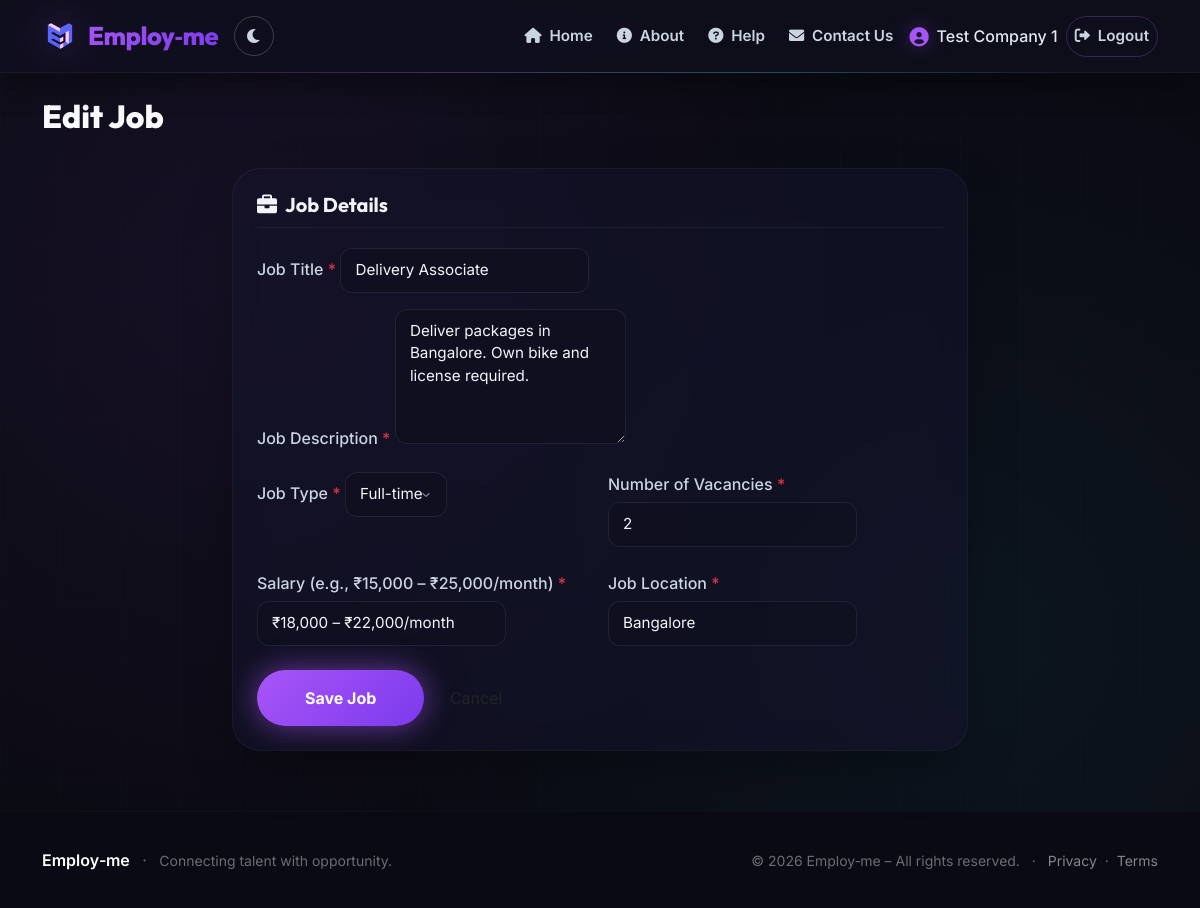
/job/edit/1 (signed in), run on the app's committed database.
### models.py (models this page shows)
class User(UserMixin, db.Model):
    id = db.Column(db.Integer, primary_key=True)
    email = db.Column(db.String(120), unique=True, nullable=False)
    password_hash = db.Column(db.String(128), nullable=False)
    role = db.Column(db.String(20), nullable=False)  # 'jobseeker' or 'employer'
    name = db.Column(db.String(100), nullable=False)
    created_at = db.Column(db.DateTime, default=datetime.utcnow)
    profile = db.relationship('JobSeekerProfile', backref='user', uselist=False,
                              cascade='all, delete-orphan')
    employer_profile = db.relationship('EmployerProfile', backref='user', uselist=False,
                                       cascade='all, delete-orphan')

class Job(db.Model):
    id = db.Column(db.Integer, primary_key=True)
    employer_id = db.Column(db.Integer, db.ForeignKey('employer_profile.id'), nullable=False)
    employer_name = db.Column(db.String(100), nullable=False)
    employer_address = db.Column(db.String(300), nullable=False)
    employer_mobile = db.Column(db.String(15), nullable=False)
    employer_city = db.Column(db.String(100), nullable=False)
    employer_state = db.Column(db.String(100), nullable=False)
    employer_pincode = db.Column(db.String(10), nullable=False)
    job_name = db.Column(db.String(200), nullable=False)
    job_description = db.Column(db.Text, nullable=False)
    job_type = db.Column(db.String(50), nullable=False)
    committed_salary = db.Column(db.String(100))
    location = db.Column(db.String(200))
    vacancies = db.Column(db.Integer, default=1)
    status = db.Column(db.String(20), default='Open')
    deleted = db.Column(db.Boolean, default=False, nullable=False)   # <-- soft delete
    created_at = db.Column(db.DateTime, default=datetime.utcnow)
    updated_at = db.Column(db.DateTime, default=datetime.utcnow, onupdate=datetime.utcnow)
    employer = db.relationship('EmployerProfile', backref='jobs')
    applications = db.relationship('JobApplication', backref='job')

### app.py (the view, shortened to what this page needs)
@app.route('/job/edit/<int:job_id>', methods=['GET', 'POST'])
@login_required
@role_required('employer')
@payment_required
def edit_job(job_id):
    job = Job.query.get_or_404(job_id)
    employer = EmployerProfile.query.filter_by(user_id=current_user.id).first()
    if not employer or job.employer_id != employer.id:
        flash('Access denied.', 'danger')
        return redirect(url_for('my_jobs'))
    if not employer.verified:
        return redirect(url_for('verification_pending'))
    form = JobForm(obj=job)
    if request.method == 'GET':
        form.vacancies.data = str(job.vacancies)
    return render_template('create_job.html', form=form, edit_mode=True, job=job)

### forms.py
class JobForm(FlaskForm):
    job_name = StringField('Job Title', validators=[DataRequired(), Length(max=200)])
    job_description = TextAreaField('Job Description', validators=[DataRequired()])
    job_type = SelectField('Job Type', choices=[
        ('Full-time', 'Full-time'),
        ('Part-time', 'Part-time'),
        ('Contract', 'Contract'),
        ('Freelance', 'Freelance'),
        ('Internship', 'Internship')
    ], validators=[DataRequired()])
    committed_salary = StringField('Salary (e.g., ₹15,000 – ₹25,000/month)', validators=[DataRequired(), Length(max=100)])
    location = StringField('Job Location', validators=[DataRequired(), Length(max=200)])
    vacancies = StringField('Number of Vacancies', validators=[DataRequired()])
    submit = SubmitField('Save Job')

### app.py (called while the page is built)
@login_manager.user_loader
def load_user(user_id):
    return db.session.get(User, int(user_id))   # instead of User.query.get

def role_required(role):
    def decorator(func):
        from functools import wraps
        @wraps(func)
        def wrapper(*args, **kwargs):
            if not current_user.is_authenticated or current_user.role != role:
                flash('Access denied.', 'danger')
                return redirect(url_for('index'))
            return func(*args, **kwargs)
        return wrapper
    return decorator

def payment_required(f):
    from functools import wraps
    @wraps(f)
    @login_required
    def decorated(*args, **kwargs):
        if current_user.role == 'jobseeker':
            profile = JobSeekerProfile.query.filter_by(user_id=current_user.id).first()
        else:
            profile = EmployerProfile.query.filter_by(user_id=current_user.id).first()
        if not profile or profile.payment_status != 'success':
            flash('Please complete the payment to access this feature.', 'warning')
            if current_user.role == 'jobseeker':
                return redirect(url_for('jobseeker_dashboard'))
            else:
                return redirect(url_for('employer_profile'))   # changed from 'index' to 'employer_profile'
        return f(*args, **kwargs)
    return decorated

### templates/create_job.html (shortened to what this page needs)
{% extends "base.html" %}
{% block content %}
<div class="d-flex justify-content-between align-items-center mb-4">
    <h2 style="font-family: var(--font-display); font-weight: 800; color: #F8FAFC;">
        {% if edit_mode %}Edit Job{% else %}Create Job{% endif %}
    </h2>
</div>
<div class="row justify-content-center">
    <div class="col-md-8">
        <div class="card-modern p-4">
            <form method="POST" novalidate>
                <h5 class="section-title"><i class="fas fa-briefcase me-2"></i>Job Details</h5>
                <div class="mb-3">
                    <label class="form-label-custom">{{ form.job_name.label.text }} <span class="text-danger">*</span></label>
                    {{ form.job_name(class="form-control-dark", placeholder="e.g., Delivery Boy, Sales Executive") }}
                </div>
                <div class="mb-3">
                    <label class="form-label-custom">{{ form.job_description.label.text }} <span class="text-danger">*</span></label>
                    {{ form.job_description(class="form-control-dark", rows="5", placeholder="Describe the role, responsibilities, and requirements...") }}
                </div>
                <div class="row g-3">
                    <div class="col-md-6">
                        <label class="form-label-custom">{{ form.job_type.label.text }} <span class="text-danger">*</span></label>
                        {{ form.job_type(class="form-select-dark") }}
                    </div>
                    <div class="col-md-6">
                        <label class="form-label-custom">{{ form.vacancies.label.text }} <span class="text-danger">*</span></label>
                        {{ form.vacancies(class="form-control-dark", placeholder="e.g., 5") }}
                    </div>
                </div>
                <div class="row g-3 mt-2">
                    <div class="col-md-6">
                        <label class="form-label-custom">{{ form.committed_salary.label.text }} <span class="text-danger">*</span></label>
                        {{ form.committed_salary(class="form-control-dark", placeholder="e.g., ₹15,000 – ₹25,000/month") }}
                    </div>
                    <div class="col-md-6">
                        <label class="form-label-custom">{{ form.location.label.text }} <span class="text-danger">*</span></label>
                        {{ form.location(class="form-control-dark", placeholder="e.g., Mumbai, Delhi") }}
                    </div>
                </div>
                <div class="mt-4">
                    {{ form.submit(class="btn btn-primary-gradient px-5") }}
                    <a href="{{ url_for('my_jobs') }}" class="btn btn-outline-soft ms-2">Cancel</a>
                </div>
            </form>
        </div>
    </div>
</div>
{% endblock %}

### templates/base.html (shortened to what this page needs)
<!DOCTYPE html>
<html lang="en">
<head>
    <link href="https://cdn.jsdelivr.net/npm/bootstrap@5.3.0-alpha1/dist/css/bootstrap.min.css" rel="stylesheet" />
    <link rel="stylesheet" href="https://cdnjs.cloudflare.com/ajax/libs/font-awesome/6.0.0/css/all.min.css" />
</head>
<body>
    <nav class="navbar navbar-expand-lg navbar-custom sticky-top">
        <div class="container">
            <a class="navbar-brand" href="{{ url_for('index') }}">
                <img src="{{ url_for('static', filename='images/logo.png') }}" alt="Employ-me logo" />
                <span>Employ‑me</span>
            </a>
            <div class="d-flex align-items-center gap-2">
                <button class="theme-toggle-btn" id="themeToggle" aria-label="Toggle light/dark theme">
                    <i class="fas fa-moon" id="themeIcon"></i>
                </button>
            </div>
            <div class="collapse navbar-collapse" id="navbarNav">
                <ul class="navbar-nav ms-auto align-items-lg-center gap-1 gap-lg-2">
                    <li class="nav-item">
                        <a class="nav-link" href="{{ url_for('index') }}">
                            <i class="fas fa-home me-1"></i> Home
                        </a>
                    </li>
                    <li class="nav-item">
                        <a class="nav-link" href="{{ url_for('about') }}">
                            <i class="fas fa-info-circle me-1"></i> About
                        </a>
                    </li>
                    <li class="nav-item">
                        <a class="nav-link" href="{{ url_for('help') }}">
                            <i class="fas fa-question-circle me-1"></i> Help
                        </a>
                    </li>
                    <li class="nav-item">
                        <a class="nav-link" href="{{ url_for('contact') }}">
                            <i class="fas fa-envelope me-1"></i> Contact Us
                        </a>
                    </li>
                    {% if current_user.is_authenticated %}
                        <li class="nav-item">
                            <span class="navbar-text">
                                <i class="fas fa-user-circle"></i>
                                {{ current_user.name }}
                            </span>
                        </li>
                        <li class="nav-item">
                            <a class="nav-link btn-outline-custom" href="{{ url_for('logout') }}">
                                <i class="fas fa-sign-out-alt me-1"></i> Logout
                            </a>
                        </li>
                    {% endif %}
                </ul>
            </div>
        </div>
    </nav>
    <main>
        <div class="container my-4">
            {% block content %}{% endblock %}
        </div>
    </main>
    <footer class="footer-custom">
        <div class="container">
            <div class="row align-items-center">
                <div class="col-md-6 text-center text-md-start">
                    <span class="fw-semibold text-white">Employ‑me</span>
                    <span class="mx-2">·</span>
                    <span class="small">Connecting talent with opportunity.</span>
                </div>
                <div class="col-md-6 text-center text-md-end small">
                    &copy; 2026 Employ‑me – All rights reserved.
                    <span class="mx-2">·</span>
                    <a href="#" class="text-white-50" data-bs-toggle="modal" data-bs-target="#footerPrivacyModal">Privacy</a>
                    <span class="mx-1">·</span>
                    <a href="#" class="text-white-50" data-bs-toggle="modal" data-bs-target="#footerTermsModal">Terms</a>
                </div>
            </div>
        </div>
    </footer>
</body>
</html>

### templates/create_job.html (style rules this page uses)
.section-title { font-family: var(--font-display); font-weight: 700; color: var(--text-primary); border-bottom: 1px solid rgba(255,255,255,0.06); padding-bottom: 10px; margin-bottom: 20px; }
.form-label-custom { font-weight: 500; color: #CBD5E1; margin-bottom: 6px; }
.form-control-dark, .form-select-dark { background: rgba(15, 15, 30, 0.6); border: 1px solid rgba(255, 255, 255, 0.08); border-radius: 12px; color: #F1F5F9; padding: 10px 14px; font-size: 0.95rem; transition: all 0.3s ease; }
.form-select-dark { appearance: none; background-repeat: no-repeat; background-position: right 0.75rem center; background-size: 16px 12px; }

### data on the page
User: name "Test Company 1"
Job: job_name "Delivery Associate", job_description "Deliver packages in Bangalore. Own bike and license required.", job_type "Full-time", vacancies "2", committed_salary "₹18,000 – ₹22,000/month", location "Bangalore"
